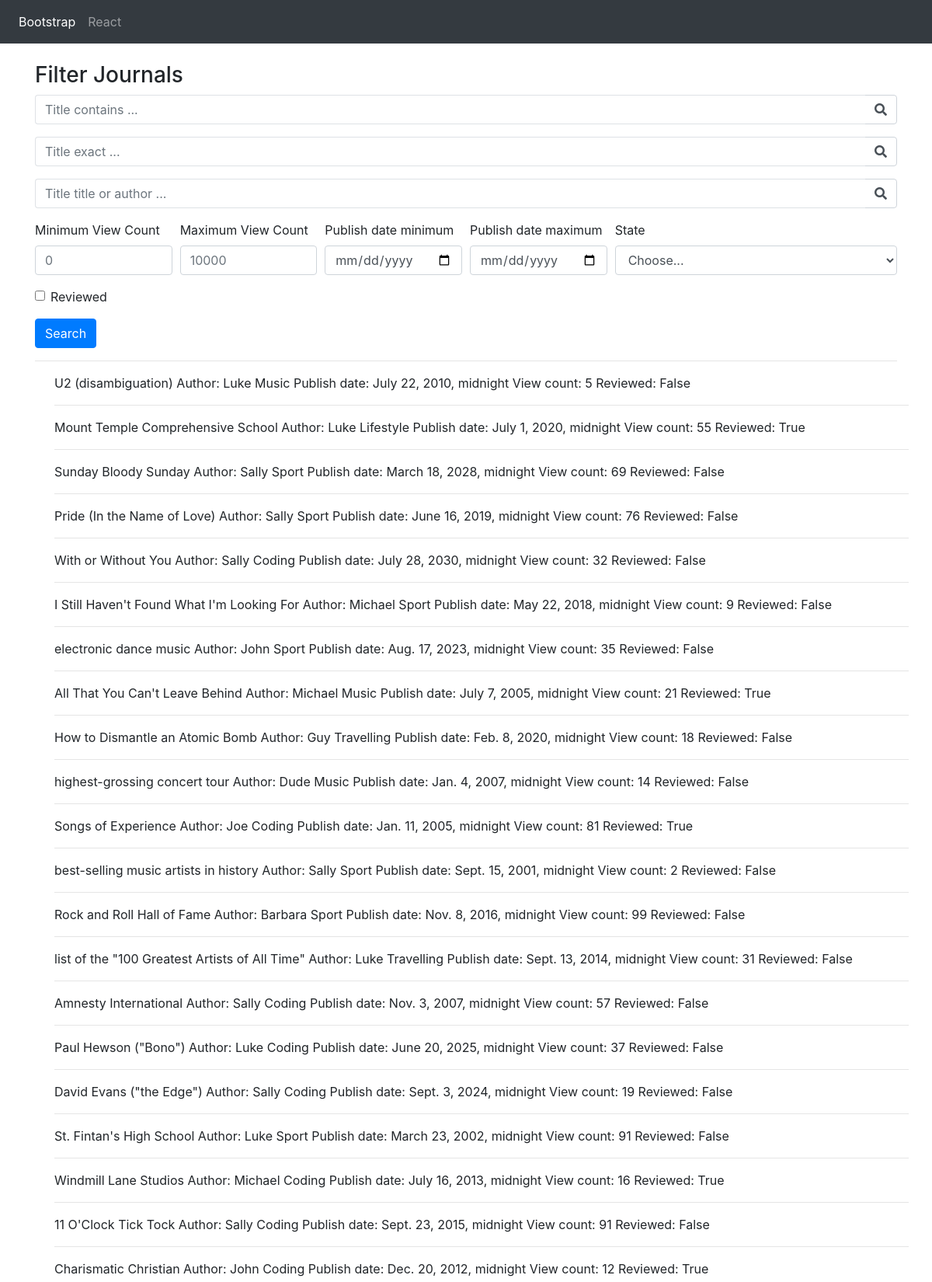
The page / (upper part) on the database its author committed.
### core/models.py (models this page shows, shortened)
class Journal(models.Model):
    title = models.CharField(max_length=120)
    author = models.ForeignKey(Author, on_delete=models.CASCADE)
    categories = models.ManyToManyField(Category)
    publishDate = models.DateTimeField()
    views = models.IntegerField(default=0)
    reviewed = models.BooleanField(default=False)

class Author(models.Model):
    name = models.CharField(max_length=30)

class Category(models.Model):
    name = models.CharField(max_length=20)
    def __str__(self):
        return self.name

### core/views.py (the view)
# urls.py: path('', BootStrapFilterView, name ='bootstrap')
def BootStrapFilterView(request):
    qs = Journal.objects.all()
    categories = Category.objects.all()
    title_contains_query = request.GET.get('title_contains')
    id_exact_query = request.GET.get('title_exact')
    title_or_author_query = request.GET.get('title_or_author')
    view_count_min = request.GET.get('view_count_min')
    view_count_max = request.GET.get('view_count_max')
    date_min = request.GET.get('date_min')
    date_max = request.GET.get('date_max')
    category = request.GET.get('category')
    reviewed = request.GET.get('reviewed')
    not_reviewed = request.GET.get('notReviewed')
    if isValidQueryParam(title_contains_query):
        qs = qs.filter(title__icontains=title_contains_query)
    elif isValidQueryParam(id_exact_query):
        qs = qs.filter(id=id_exact_query )
    elif isValidQueryParam(title_or_author_query):
        qs = qs.filter(Q(title__icontains=title_or_author_query) | Q(author__name__icontains=title_or_author_query)).distinct()
    if isValidQueryParam(view_count_min):
        qs = qs.filter(views__gte=view_count_min)
    if isValidQueryParam(view_count_max):
        qs = qs.filter(views__lt=view_count_max)
    if isValidQueryParam(date_min):
        qs = qs.filter(publishDate__gte = date_min)
    if isValidQueryParam(date_max):
        qs = qs.filter(publishDate__lt = date_max)
    if isValidQueryParam(category) and category != 'Choose...':
            qs = qs.filter(categories__name=category)
    if reviewed == 'on':
        qs = qs.filter(reviewed=True)
    elif not_reviewed == 'on':
        qs = qs.filter(reviewed=False)
    context = {
        'queryset': qs,
        'categories': categories
    }
    return render(request, "bootstrapForm.html", context)

### core/views.py (called while the page is built)
def isValidQueryParam(param):
    return param != '' and param is not None

### templates/bootstrapForm.html (shortened to what this page needs)
{% load static %}
<!doctype html>
<html lang="en">
  <head>
    <link rel="stylesheet" href="{% static 'template.css' %}">
    <link rel="stylesheet" href="https://stackpath.bootstrapcdn.com/bootstrap/4.3.1/css/bootstrap.min.css">
    <link rel="stylesheet" href="https://use.fontawesome.com/releases/v5.8.1/css/all.css">
  </head>
<body style="margin-top: 5rem;">
      <nav class="navbar navbar-expand-md navbar-dark bg-dark fixed-top">
        <div class="collapse navbar-collapse" id="navbarsExampleDefault">
            <ul class="navbar-nav mr-auto">
              <li class="nav-item active">
                  <a class="nav-link" href="#">Bootstrap</a>
              </li>
              <li class="nav-item">
                  <a class="nav-link" href="#">React</a>
              </li>
            </ul>
        </div>
    </nav>
  <main role="main" class="container">
  <h3>Filter Journals</h3>
  <form method="GET" action=".">
    <div class="form-row">
      <div class="form-group col-12">
            <div class="input-group">
              <input class="form-control py-2 border-right-0 border" type="search" name="title_contains" placeholder="Title contains ... "/>
              <span class="input-group-append">
                <div class="input-group-text bg-transparent">
                  <i class="fa fa-search"></i>
                </div>
              </span>
            </div>
      </div>
    </div>
    <div class="form-row">
      <div class="form-group col-12">
            <div class="input-group">
              <input class="form-control py-2 border-right-0 border" type="search" name="title_exact" placeholder="Title exact ... "/>
              <span class="input-group-append">
                <div class="input-group-text bg-transparent">
                  <i class="fa fa-search"></i>
                </div>
              </span>
            </div>
      </div>
    </div>
    <div class="form-row">
      <div class="form-group col-12">
            <div class="input-group">
              <input class="form-control py-2 border-right-0 border" type="search" name="title_or_author" placeholder="Title title or author ... "/>
              <span class="input-group-append">
                <div class="input-group-text bg-transparent">
                  <i class="fa fa-search"></i>
                </div>
              </span>
            </div>
      </div>
    </div>
      <div class="form-row">
        <div class="form-group col-md-2 col-lg-2">
          <label for="viewCountMin">Minimum View Count</label>
          <input type="number" min=0 class="form-control" id="viewCountMin" placeholder="0" name="view_count_min">
        </div>
        <div class="form-group col-md-2 col-lg-2">
          <label for="viewCountMax">Maximum View Count</label>
          <input type="number" min=0 class="form-control" id="viewCountMax" placeholder="10000" name="view_count_max">
        </div>
        <div class="form-group col-md-2 col-lg-2">
          <label for="publishDateMin">Publish date minimum</label>
          <input type="date" class="form-control" id="publishDateMin" name="date_min">
        </div>
        <div class="form-group col-md-2 col-lg-2">
          <label for="publishDateMax">Publish date maximum</label>
          <input type="date" class="form-control" id="publishDateMax" name="date_max">
        </div>
          <div class="form-group col-md-4">
            <label for="inputState">State</label>
            <select id="inputState" class="form-control" name="category">
              <option selected>Choose...</option>
            </select>
          </div>
        </div>
        <div class="form-group">
          <div class="form-check">
            <input class="form-check-input" type="checkbox" id="reviewed" name="reviewed">
            <label class="form-check-label" for="reviewed">
              Reviewed
            </label>
          </div>
        </div>
        <button type="submit" class="btn btn-primary">Search</button>
  </form>
  <form>
    <hr />
    <div class="row">
      <ul style="list-style-type: none;">
        {% for journal in queryset %}
          <li>
            {{ journal.title }}
            <span>Author: {{ journal.author.name }}</span>
            <span>
              {% for cat in journal.categories.all %}
                {{ cat }}
              {% endfor %}
            </span>
            <span>Publish date: {{ journal.publishDate }}</span>
            <span>View count: {{ journal.views }}</span>
            <span>Reviewed: {{ journal.reviewed }}</span>
          </li>
          <hr />
        {% endfor %}
      </ul>
    </div>
</main>
</body>
</html>

### rows shown on the page
Journal: title "U2 (disambiguation)", author.name "Luke", publishDate "July 22, 2010, midnight", views "5", reviewed "False"
Category: name "Music"
Journal: title "Mount Temple Comprehensive School", author.name "Luke", publishDate "July 1, 2020, midnight", views "55", reviewed "True"
Category: name "Lifestyle"
Journal: title "Sunday Bloody Sunday", author.name "Sally", publishDate "March 18, 2028, midnight", views "69", reviewed "False"
Category: name "Sport"
Journal: title "Pride (In the Name of Love)", author.name "Sally", publishDate "June 16, 2019, midnight", views "76", reviewed "False"
Journal: title "With or Without You", author.name "Sally", publishDate "July 28, 2030, midnight", views "32", reviewed "False"
Category: name "Coding"
Journal: title "I Still Haven't Found What I'm Looking For", author.name "Michael", publishDate "May 22, 2018, midnight", views "9", reviewed "False"
Journal: title "electronic dance music", author.name "John", publishDate "Aug. 17, 2023, midnight", views "35", reviewed "False"
Journal: title "All That You Can't Leave Behind", author.name "Michael", publishDate "July 7, 2005, midnight", views "21", reviewed "True"
Journal: title "How to Dismantle an Atomic Bomb", author.name "Guy", publishDate "Feb. 8, 2020, midnight", views "18", reviewed "False"
Category: name "Travelling"
Journal: title "highest-grossing concert tour", author.name "Dude", publishDate "Jan. 4, 2007, midnight", views "14", reviewed "False"
Journal: title "Songs of Experience", author.name "Joe", publishDate "Jan. 11, 2005, midnight", views "81", reviewed "True"
Journal: title "best-selling music artists in history", author.name "Sally", publishDate "Sept. 15, 2001, midnight", views "2", reviewed "False"
Journal: title "Rock and Roll Hall of Fame", author.name "Barbara", publishDate "Nov. 8, 2016, midnight", views "99", reviewed "False"
Journal: title "list of the \"100 Greatest Artists of All Time\"", author.name "Luke", publishDate "Sept. 13, 2014, midnight", views "31", reviewed "False"
Journal: title "Amnesty International", author.name "Sally", publishDate "Nov. 3, 2007, midnight", views "57", reviewed "False"
Journal: title "Paul Hewson (\"Bono\")", author.name "Luke", publishDate "June 20, 2025, midnight", views "37", reviewed "False"
Journal: title "David Evans (\"the Edge\")", author.name "Sally", publishDate "Sept. 3, 2024, midnight", views "19", reviewed "False"
Journal: title "St. Fintan's High School", author.name "Luke", publishDate "March 23, 2002, midnight", views "91", reviewed "False"
Journal: title "Windmill Lane Studios", author.name "Michael", publishDate "July 16, 2013, midnight", views "16", reviewed "True"
Journal: title "11 O'Clock Tick Tock", author.name "Sally", publishDate "Sept. 23, 2015, midnight", views "91", reviewed "False"
Journal: title "Charismatic Christian", author.name "John", publishDate "Dec. 20, 2012, midnight", views "12", reviewed "True"
